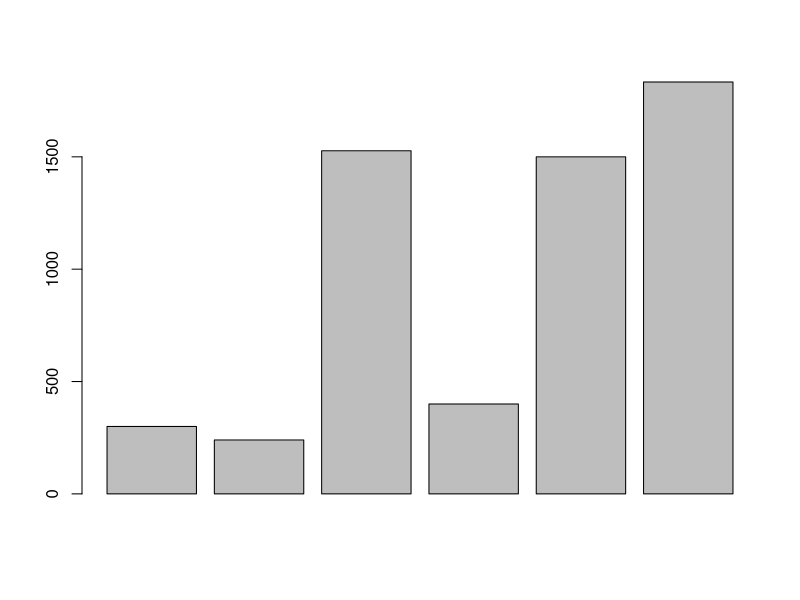
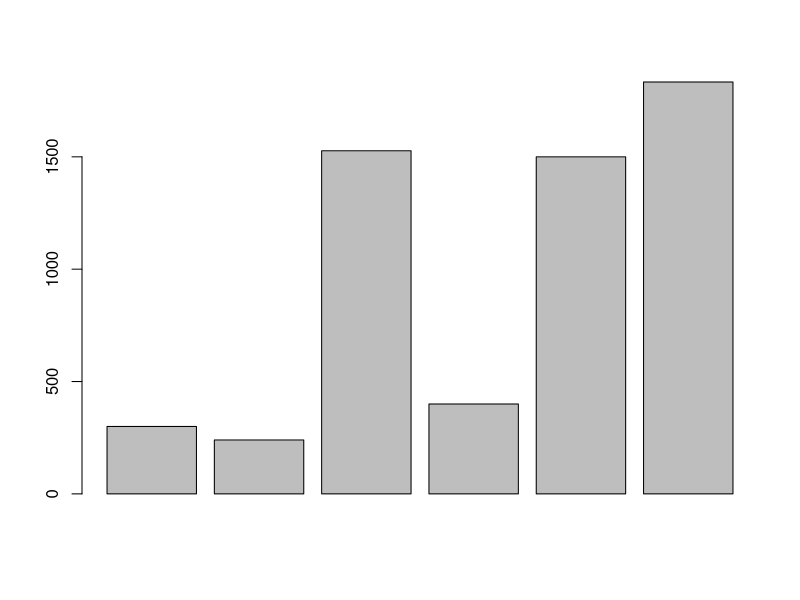
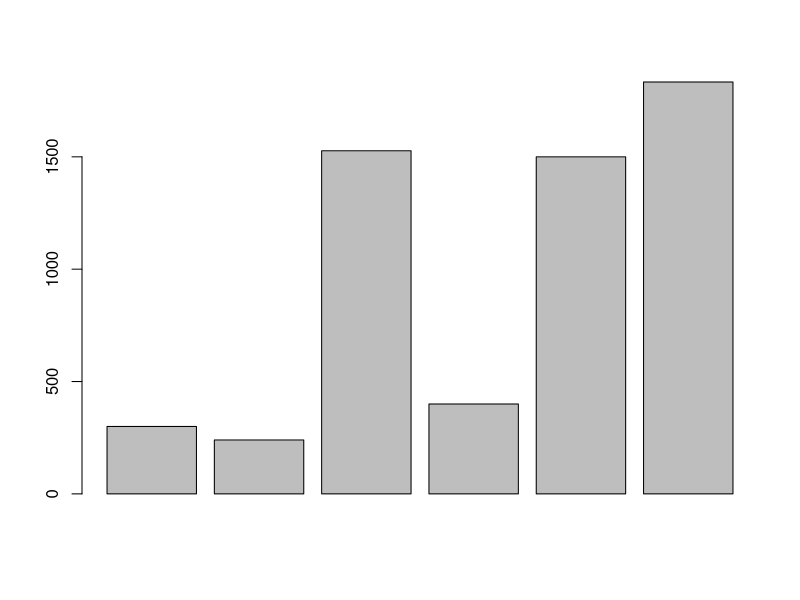
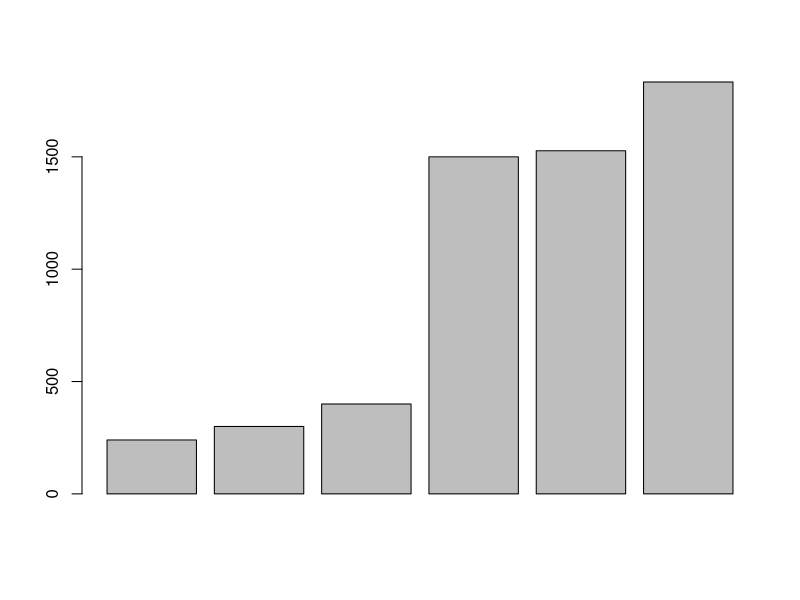
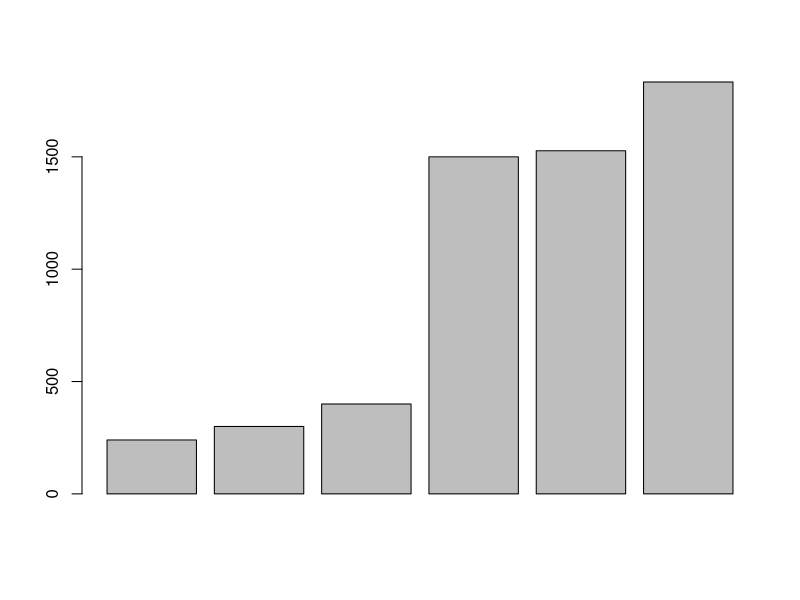
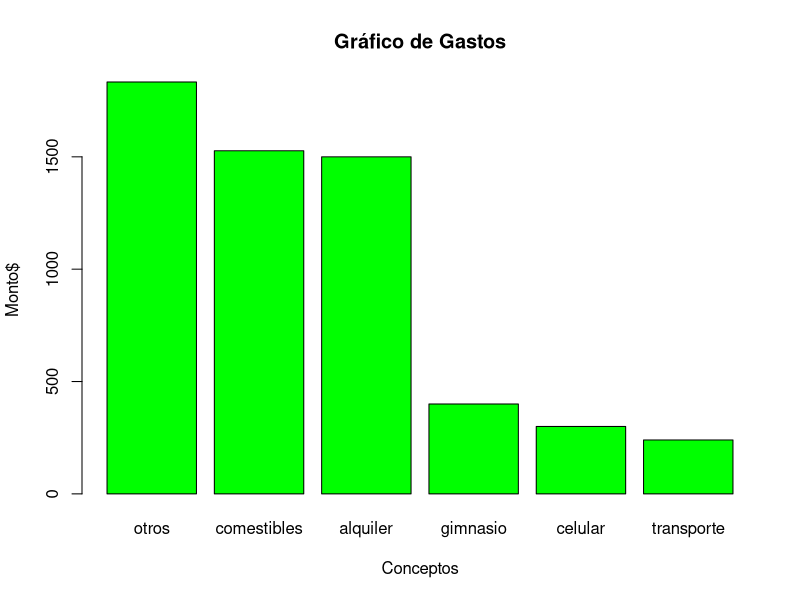
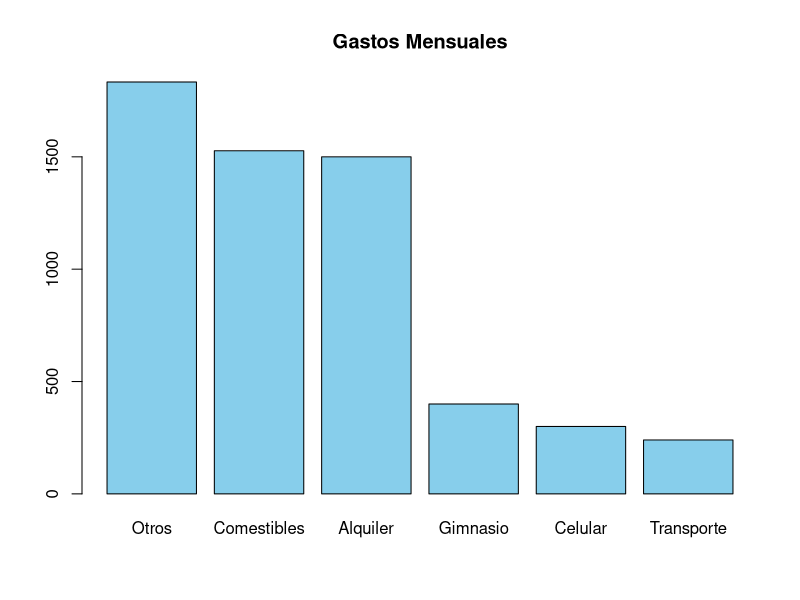

Reproduce these figures in R, in order.
##HW_01

##Laboratorio 1: Empezar con R y RStudio
##Trabajar con datos en R

## Script 4
## 28/8/2025
## Ramón Copado García
## Matricula 1059439

###Parte 1 R y Rstudio
#####Primer contacto con la consola de R .
#####Comencemos a escribir cosas básicas en la consola, usando R como calculadora 
#####científica. Por ejemplo, considere las facturas mensuales de una estudiante 
#####universitaria de la MCF: teléfono celular $ 300, transporte $ 240, 
#####comestibles $ 1527, gimnasio $ 400, alquiler $ 1500, otros $ 1833. 


###Puede usar R para encontrar los gastos totales de la estudiante:

#### Gastos totales
300 + 240 + 1527 + 400 + 1500 + 1833

#####A menudo, será más conveniente crear objetos o variables que almacenen uno o
#####más valores. Para hacer esto, escriba el nombre de la variable, seguido del  
#####operador de asignación <-, seguido del valor asignado. Por ejemplo, podrás  
#####crear un objeto llamado celular para los gastos de facturación de telefonía 
#####celular, después inspecciona el objeto creado.

celular <- 300
celular

#####Todas las declaraciones de R en las que crea objetos, “asignaciones”, tienen 
#####esta forma: objeto <- valor
#####esto significa que asigna un valor a un objeto dado; puede leer la asignación  
#####anterior como celular se le asigna el valor de "300”.
#####Realiza más asignaciones para crear variables de transporte, comestibles,  
#####gimnasio, alquiler y otros con sus montos correspondientes.

transporte <- 240
comestibles <- 1527
gimnasio <- 400
alquiler <- 1500
otros <- 1833

#####Ahora que tiene todas las variables, cree un objeto total con la suma de los gastos:


####Gasto mensual
suma_mensual <- celular + transporte + comestibles + gimnasio + alquiler + otros

suma_mensual

#####Suponiendo que la estudiante tiene los mismos gastos todos los meses, ¿cuánto 
#####gastaría durante un semestre escolar? (suponga que el semestre implica cinco meses).

suma_mensual * 5

#####Manteniendo la misma suposición sobre los gastos mensuales, ¿cuánto gastaría la 
#####estudiante durante un año escolar? (suponga que el año académico es de 10 meses).

suma_mensual * 5 * 2
suma_mensual * 10

###Nombre de los objetos
####Hay ciertas reglas que debe seguir al crear objetos y variables. Los nombres de 
####los objetos no pueden comenzar con un dígito y no pueden contener otros caracteres 
####como una coma o un espacio.

####Los siguientes ejemplos son correctos para el nombre de los objetos.

#####yo_uso_guion_bajo # Correcto
#####otras.personas.usan.punto # Correcto
#####OtrosUsanMayusculas # Correcto

####Los siguientes características en los nombres de los objetos no son aceptados 
####(asignaciones invalidas):

#####no puede iniciar con un número
##### Incorecto 5variable <- 5 

##### no puede iniciar con guión bajo
##### Incorecto _invalid <- 10

##### no puede contener una coma
##### Incorecto my,variable <- 3

##### no puede contener espacios
##### Incorecto my variable <- 1

##### Es correcto pero muy largo:
##### this_is_a_really_long_name <- 3.5
 
##Funciones
# R tiene muchas funciones [Crawley, 2007, Field et al., 2012, R Core Team, 2016]. 
# Para usar una función debes escribir su nombre seguido de paréntesis. Dentro del
# paréntesis se establece una entrada. La mayoría de las funciones producirán 
#algún tipo de salida:
 
    # Valor absoluto (absolute value)
    abs(10)
    abs(-4)

     # Raíz cuadrada (square root)
    sqrt(9)

     # Logáritmo natural (natural logarithm)
    log(2)



#Este es un comentario
#este es otro comentario

2 * 9
4 + 5 # también se puede colocar comentario

#Detectar mayúsculas y minúsculas

celular <- 300
Celular <- -300
CELULAR <- 8000

celular+Celular
CELULAR-celular

# Documentación acerca de la función abs

help(abs)
?abs # Alternativamente

# Documentación acerca de la función mean

help(mean)
?mean # Alternativamente

# buscar absolute
help.search("absolute")
??absolute # Alternativamente

# Autoevaluación
#Toma los objetos creados de la estudiantes (i.e variables) transporte, 
#comestibles, gimnasio,alquiler y otros y escribamos dentro de la función de 
#combinación c() para crear un vector llamado gastos:

  gastos <- c(celular, transporte, comestibles, gimnasio, alquiler, otros)
gastos


#Ahora, use la función gráfica barplot() para producir un diagrama de barras de gastos:
barplot(gastos)

#Descubra cómo utilizar sort() para ordenar los elementos en la variable gastos, con el fin de
#organizar elementos en gastos en orden decreciente.
barplot(gastos)

sort(gastos)
barplot(gastos)
barplot(sort(gastos))
gastosordenados <- c(sort(gastos))

barplot(gastosordenados)

#Descubra cómo utilizar sort() y barplot() para producir un gráfico de barras con barras en
#orden decreciente
?sort
gastos_ordenados <- sort(gastos, decreasing = TRUE)

#Opcional: ve si puedes descubrir cómo mostrar los nombres de las variables 
#debajo de cada una de las barras.


# Ejercicio yo solo graficar y ponerle nombres

nombres <- c("otros", "comestibles", "alquiler", "gimnasio", "celular", 
             "transporte")

# Crear el gráfico de barras con nombres
barplot(gastos_ordenados, names.arg = nombres, col = "green", 
        main = "Gráfico de Gastos", 
        xlab = "Conceptos", 
        ylab = "Monto$")

# Manera de hacerlo en clase
names(gastos_ordenados) <- c("Otros","Comestibles", "Alquiler", "Gimnasio", 
                             "Celular", "Transporte")

barplot(gastos_ordenados, main = "Gastos Mensuales", 
        names.arg=names(gastos_ordenados), col="skyblue")

# Parte 2
#Problema 1:
# Identifique el tipo de variable (cualitativa o cuantitativa) para la lista de 
#preguntas de una encuesta aplicada a estudiantes universitarios en una clase de
#estadística:

#Nombre de estudiante.    cualitativa
#Fecha de nacimiento (p. Ej., 21/10/1995).   cuantitativa
#Edad (en años). cuantitativa
#Dirección de casa (por ejemplo, 1234 Ave. Alamo).cualitativa
#Número de teléfono (por ejemplo, 510-123-4567).cualitativa
#Área principal de estudio. cualitativa
#Grado de año universitario: primer año, segundo año, tercer año, último año.cualitativa
#Puntaje en la prueba de mitad de período (basado en 100 puntos posibles).cuantitativa
#Calificación general: A, B, C, D, F. cualitativa
#Tiempo (en minutos) para completar la prueba final de MCF 202.cuantitativa
#Numero de hermanos.cuantitativa

Cualitativa <- c("Nombre de estudiante", "Direccion de casa", "Número telefono", 
                 "Área principal de estudio", "Grado de año universitario",
                 "Calificación general")
Cualitativa

Cuantitativa <- c("Fecha de nacimiento","Edad","Puntaje en la prueba de mitad de período", 
                  "Tiempo", "Numero de hermanos")
Cuantitativa

#Problema 2:
#  Elija un objeto (cualquier objeto, por ejemplo, animales, plantas, países,
#   instituciones, etc.) y obtenga una lista de 14 variables: 
#   7 cuantitativas y 7 categóricas.

#Voy a escoger el objegto animales
# Las 7 variables cuantitativas son (con medición numérica):
      # 1.- Peso corporal
      # 2.- Temperatura 
      # 3.- Producción de leche
      # 4.- Número de crías
      # 5.- Altura
      # 6.- Frame
      # 7.- Tasa de crecimiento
# Las 7 variables Cualitativas serán  (describen no se miden numéricamente):
      # 1.- Raza
      # 2.- Color pelaje 
      # 3.- Sexo
      # 4.- Tipo de alimentación
      # 5.- Tipo de expotación (Intensivo ó extensivo)
      # 6.- Presencia o ausencia de cuernos
      # 7.- Tipo de orejas

Cuantitativa_bovinos <- c("Peso corporal", "Temperatura", "Producción de leche",
                          "Número de crías", "Altura", "Frame", "Tasa de crecimiento")
Cuantitativa_bovinos

Cualitativas_bovinos <-c("Raza", "Color pelaje", "Sexo", "Tipo de alimentación",
                         "Tipo de explotación", "Presencia o ausencia de cuernos",
                         "Tipo de orejas")
Cualitativas_bovinos


#Problema 3:
 # Considere una variable con valores numéricos que describen formas electrónicas 
#de expresar opiniones personales: 1 = Twitter; 2 = correo electrónico; 
#3 = mensaje de texto; 4 = Facebook; 5 = blog. ¿Es esta una variable 
#cuantitativa o cualitativa? Explique.

#Respuesta
#Son variables Cualitativa Nominal, Ya que son variables que indican cualidades
#que se expresan con palabrasy cuyas categorías no se ordenan según criterio 
#jerárquicoSe, les asignan valores no numéricos, porque expresan 
#características con palabras.


#Problema 4:
#  Para cada pregunta de investigación, (1) identifique a los individuos de 
#interés (el grupo o grupos que  se están estudiando), (2) identifique la (s) 
#variable (s) (la característica sobre la que recopilaríamos datos) y 
#(3) determine si cada variable es categórico o cuantitativo.                                                                                    
                                                                              
#¿Cuál es la cantidad promedio de horas que los estudiantes de universidades 
#públicas trabajan cada semana?

    #Individuos de interes = Estudiantes de universidades publicas
    #Variable = Cantidad promedio de horas que trabajan cada semana
    #Tipo de variable = Cuantitativa continua ya que se expresa en cantidades 
                     #numéricas y pueden tomar cualquier valordentro de un rango


#  ¿Qué proporción de todos los estudiantes universitarios de México están 
#inscritos en una universidad pública?

#Individuos de interes = Estudiantes inscritos en universidades públicas de México
#Variable = Proporción
#Tipo de variable = Cuantitativa, ya que representa una variable que se puede medir.

#  En las universidades públicas, ¿las estudiantes femeninas tienen un promedio
# de CENEVAL más alto que los estudiantes varones?

#Individuos de interes = Estudiantes de universidades publicas con promedio más
#alto en el Ceneval
#Variable= Femeninas o Varones
#Tipo de variable = Cualitativo,  

#  ¿Es más probable que los atletas universitarios reciban asesoramiento 
#académico que los atletas no universitarios?

#Individuos de interes = Estudiantes de universidades publicas
#Variable
#Tipo de variable

#  Si reuniéramos datos para responder a las preguntas de la investigación 
#anterior, ¿qué datos podrían analizarse mediante un histograma? ¿Cómo lo sabes?.

